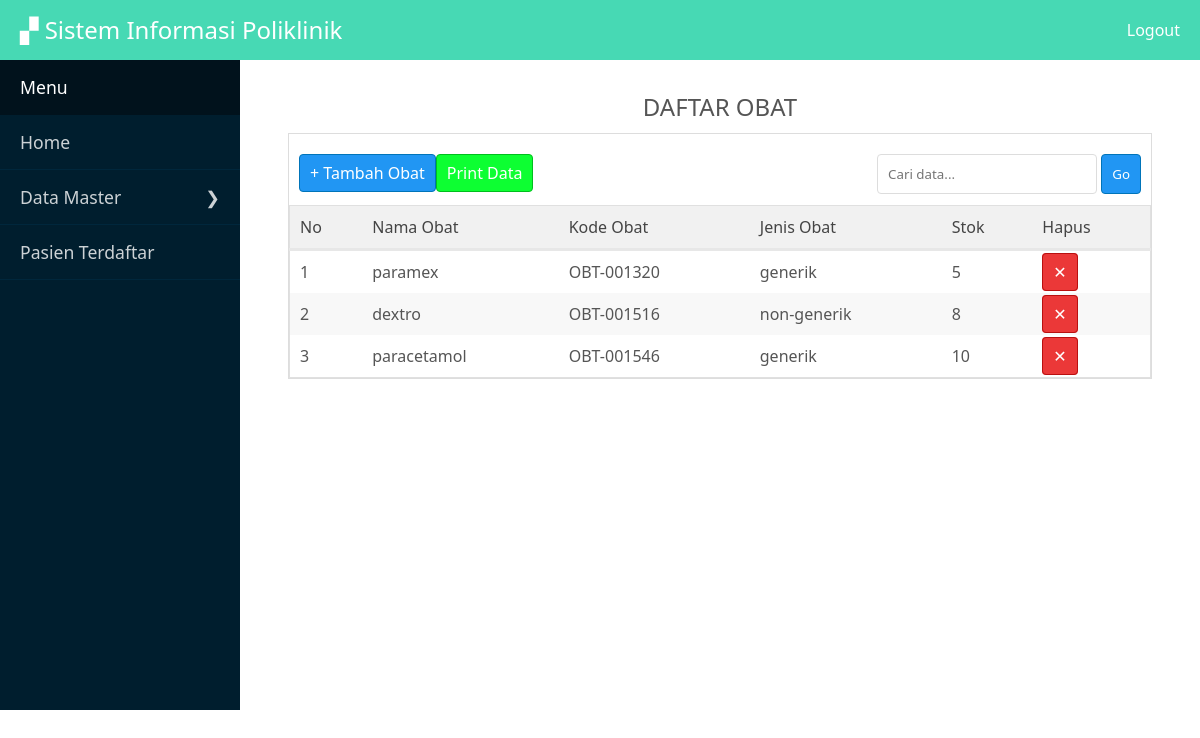
Page /panel/obat/index.php on the committed database.
### tables this page shows
CREATE TABLE IF NOT EXISTS `obat` (
  `id_obat` int(11) NOT NULL AUTO_INCREMENT,
  `kodeobat` varchar(20) NOT NULL,
  `namaobat` varchar(50) NOT NULL,
  `jenisobat` varchar(15) NOT NULL,
  `stok` int(10) NOT NULL,
  `ket` text NOT NULL,
  PRIMARY KEY (`id_obat`)
);

### Control.php (called while the page is built, shortened)
<?php
$link = mysqli_connect('localhost','root','','poliklinik');
function data($query){
	global $link;
	$result = mysqli_query($link,$query);
	return $result;
}
?>

### panel/obat/index.php (the view, shortened to what this page needs)
<?php
require_once '../../Control.php';
$query = "SELECT * FROM obat";
$read = data($query);
 ?>
<?php require_once 'view/view.php'; head(); ?>
<div class="bungkus">
	<div class="main">
		<div class="isimain">
					<center style="padding: 10px;"><h2>DAFTAR OBAT</h2></center>
				<div class="datatampil">
					<div class="add">
						<a href="add.php" class="tmbl biru kiri">+ Tambah Obat</a>
						<a href="cetak.php" class="tmbl lime kiri">Print Data</a>
						<form action="index.php" method="get" class="kanan">
							<input type="text" name="cari" placeholder="Cari data...">
							<button class="biru">Go</button>
						</form>
					</div>
					<label for="" class="clear"></label>
					<table class="full">
						<thead>
							<tr>
								<td>No</td>
								<td>Nama Obat</td>
								<td>Kode Obat</td>
								<td>Jenis Obat</td>
								<td>Stok</td>
								<td>Hapus</td>
							</tr>
						</thead>
						<tbody>
<?php
$no = 0;
while($row = mysqli_fetch_assoc($read) ){
$no++;
?>
							<tr>
								<td><?= $no ?></td>
								<td><?= $row['namaobat'] ?></td>
								<td><?= $row['kodeobat'] ?></td>
								<td><?= $row['jenisobat'] ?></td>
								<td><?= $row['stok'] ?></td>
								<td>
									<a href="delete.php?id=<?= $row['id_obat'] ?>" class="tmbl merah">&#10005;</a>
								</td>
							</tr>
<?php } ?>
						</tbody>
					</table>
				</div>
		</div>
	</div>

### style.css (style rules this page uses)
* { margin: 0; padding: 0; font-family: 'Century Gothic','Segoe UI',sans-serif; box-sizing: border-box; text-decoration: none; font-weight: normal; }
body { background: #fff; font-size: 16px; color: #555; }
nav, h1,h2,h3,h4,p,b { display: block; }
input,textarea,button,select { padding: 10px; border:1px solid #ddd; border-radius: 4px; background: #fff; }
input[type="submit"],input[type="reset"],button,select { cursor: pointer; }
label { padding: 3px 0px; display: block; margin:5px 0px; }
.full { width: 100%; }
.kanan { float: right; }
.kiri { float: left; }
.clear { clear: both; }
.tmbl { padding: 7px 10px; font-size: 1em; border-radius: 4px; }
.biru { background: #2196f3; color: #fff; border:1px solid #0074b9; }
.lime { background: #0dff32; color: #fff; border:1px solid #00bf1d; }
.merah { background: #eb3838; color: #fff; border:1px solid #B91010; }
table { border-collapse: collapse; width: 100%; border:1px solid #e0e0e0; }
table td { padding: 10px; }
table thead { background: #f1f1f1; color: #444; border-bottom: 3px solid #e7e7e7; }
table tbody tr:nth-child(even) { background: #f8f8f8; }
.back,.add { padding: 20px 10px; }
.bungkus { width: 100%; height: auto; overflow: hidden; margin: 0 auto; background: #001E2E; }
.main { width: 80%; float: right; min-height: 650px; background: #fff; }
.isimain { width: 90%; margin: 20px auto; }
.datatampil { width: 100%; margin:0 auto; background: #fff; border: 1px solid #ddd; }

### rows in the picture
obat: namaobat "paramex", kodeobat "OBT-001320", jenisobat "generik", stok "5"
obat: namaobat "dextro", kodeobat "OBT-001516", jenisobat "non-generik", stok "8"
obat: namaobat "paracetamol", kodeobat "OBT-001546", jenisobat "generik", stok "10"
